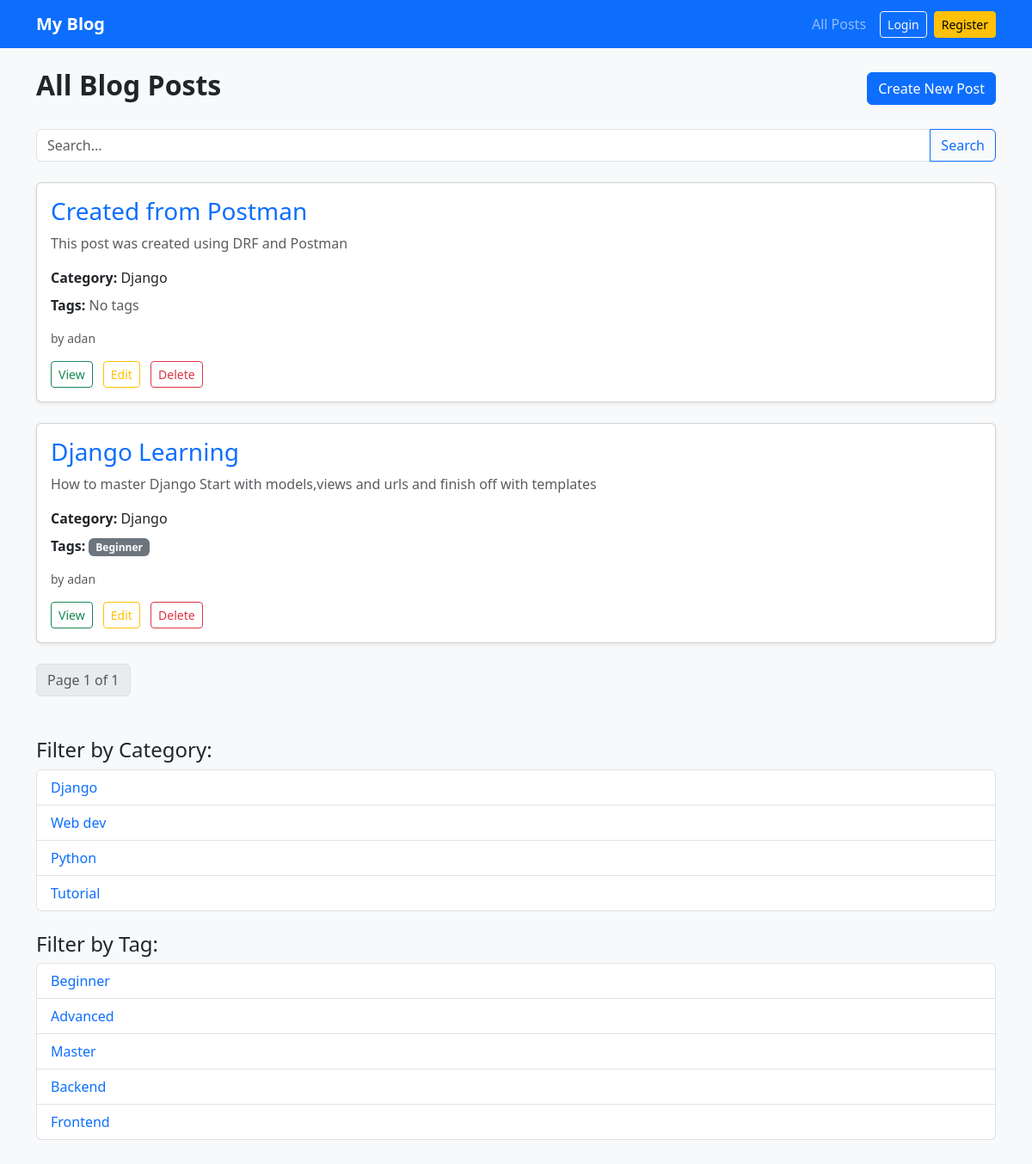
The app's page /?category=django with its own data.
### blog/models.py (models this page shows, shortened)
class Post(models.Model):
    author = models.ForeignKey(User,on_delete=models.CASCADE,related_name="posts")
    title = models.CharField(max_length=100)
    slug = models.SlugField(unique=True,blank=True)
    body = models.TextField()
    created_at = models.DateTimeField(auto_now_add=True)
    category =models.ForeignKey(Category, on_delete=models.CASCADE)
    tags = models.ManyToManyField("Tag",blank=True)
    class Meta:
        ordering = ['-created_at']

class Category(models.Model):
    name = models.CharField(max_length=100)
    slug = models.SlugField(unique=True,blank=True)

class Tag(models.Model):
    name = models.CharField(max_length=50)
    slug = models.SlugField(unique=True,blank=True)

### blog/views.py (the view)
# urls.py: path('',views.post_list,name = "post_list"),
def post_list(request):
    posts = Post.objects.all()
    category_slug = request.GET.get("category")
    tag_slug = request.GET.get("tags")
    query = request.GET.get("q")
    if category_slug:
        posts = posts.filter(category__slug=category_slug)
    if tag_slug:
        posts = posts.filter(tags__slug=tag_slug)
    if query:
        posts = posts.filter(
            Q(title__icontains=query) |
            Q(body__icontains=query)
        ).distinct()
    paginator = Paginator(posts,5)
    page_number = request.GET.get("page")
    page_obj = paginator.get_page(page_number)
    categories = Category.objects.all()
    tags = Tag.objects.all()
    return render(request, "blog/post_list.html", {
        "page_obj":page_obj,
        "categories": categories,
        "tags": tags
    })

### blog/templates/blog/post_list.html (shortened to what this page needs)
{% extends "blog/base.html" %}
{% block content %}
<div class="d-flex justify-content-between align-items-center mb-4">
  <h2 class="fw-bold">All Blog Posts</h2>
  <a href="{% url 'blog:post_create' %}" class="btn btn-primary"
    >Create New Post</a
  >
</div>
<form method="GET" action="" class="input-group mb-4">
  <input
    type="text"
    name="q"
    class="form-control"
    placeholder="Search..."
    value="{{ request.GET.q }}"
  />
  <button class="btn btn-outline-primary" type="submit">Search</button>
</form>
{% for post in page_obj %}
<div class="card shadow-sm mb-4">
  <div class="card-body">
    <h3 class="card-title mb-2">
      <a
        href="{% url 'blog:post_detail' post.slug %}"
        class="text-decoration-none text-primary"
      >
        {{ post.title }}
      </a>
    </h3>
    <p class="card-text text-muted">{{ post.body|truncatechars:120 }}</p>
    <div class="mb-2"><strong>Category:</strong> {{ post.category.name }}</div>
    <div class="mb-3">
      <strong>Tags:</strong>
      {% for tag in post.tags.all %}
      <span class="badge bg-secondary">{{ tag.name }}</span>
      {% empty %}
      <span class="text-muted">No tags</span>
      {% endfor %}
    </div>
<p class="small text-muted">
    by {{ post.author.username }}
</p>
    <div>
      <a
        href="{% url 'blog:post_detail' post.slug %}"
        class="btn btn-sm btn-outline-success me-2"
        >View</a
      >
      <a
        href="{% url 'blog:post_edit' post.slug %}"
        class="btn btn-sm btn-outline-warning me-2"
        >Edit</a
      >
      <a
        href="{% url 'blog:post_delete' post.slug %}"
        class="btn btn-sm btn-outline-danger"
        >Delete</a
      >
    </div>
  </div>
</div>
{% endfor %}
<nav>
  <ul class="pagination">
    <li class="page-item disabled">
      <span class="page-link">
        Page {{ page_obj.number }} of {{ page_obj.paginator.num_pages }}
      </span>
    </li>
  </ul>
</nav>
<h4 class="mt-5">Filter by Category:</h4>
<ul class="list-group mb-4">
  {% for category in categories %}
  <li class="list-group-item">
    <a href="?category={{ category.slug }}" class="text-decoration-none"
      >{{ category.name }}</a
    >
  </li>
  {% endfor %}
</ul>
<h4>Filter by Tag:</h4>
<ul class="list-group">
  {% for tag in tags %}
  <li class="list-group-item">
    <a href="?tag={{ tag.slug }}" class="text-decoration-none"
      >{{ tag.name }}</a
    >
  </li>
  {% endfor %}
</ul>
{% endblock %}

### records on screen
Post: title "Created from Postman", body "This post was created using DRF and Postman", category.name "Django", author.username "adan"
Post: title "Django Learning", body "How to master Django Start with models,views and urls and finish off with templates", category.name "Django", author.username "adan"
Tag: name "Beginner"
Category: name "Django"
Category: name "Web dev"
Category: name "Python"
Category: name "Tutorial"
Tag: name "Advanced"
Tag: name "Master"
Tag: name "Backend"
Tag: name "Frontend"

### other values on screen
{{ page_obj.number }} "1"
{{ page_obj.paginator.num_pages }} "1"
